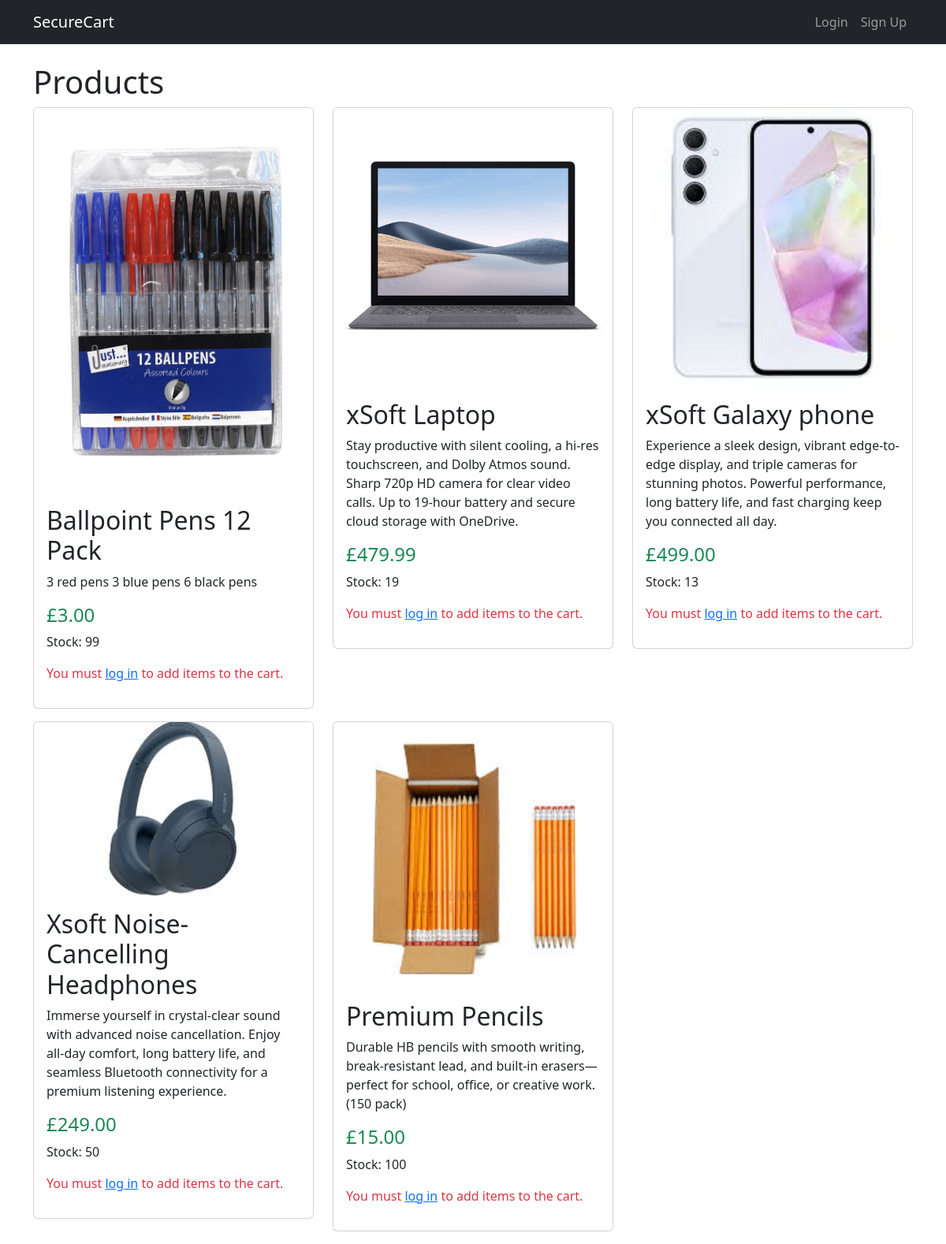
The page / on the database its author committed.
### shop/models.py (models this page shows, shortened)
class Product(models.Model):
    name = models.CharField(max_length=255)
    description = models.TextField()
    price = models.DecimalField(max_digits=10, decimal_places=2, verbose_name="Price (£)")
    stock = models.IntegerField()
    image = models.ImageField(upload_to='products/', blank=True, null=True)

### shop/views.py (the view)
# urls.py: path('', views.product_list, name='product_list'), #products on homepage
def product_list(request):
    products = Product.objects.all() #Ensure this fetches all products
    return render(request, 'shop/product_list.html', {'products': products})

### shop/templates/shop/product_list.html
{% extends 'shop/base.html' %}
{% block content %}
<h1>Products</h1>
<div class="row">
    {% for product in products %}
        <div class="col-md-4">
            <div class="card mb-3">
                {% if product.image %}
                    <img src="{{ product.image.url }}" class="card-img-top" alt="{{ product.name }}">
                {% endif %}
                <div class="card-body">
                    <h2 class="card-title">{{ product.name }}</h2>
                    <p class="card-text">{{ product.description }}</p>
                    <h4 class="text-success">£{{ product.price }}</h4>
                    <p>Stock: {{ product.stock }}</p>
                    {% if user.is_authenticated %}
                        <a href="{% url 'add_to_cart' product.id %}" class="btn btn-primary">Add to Cart</a>
                    {% else %}
                        <p class="text-danger">You must <a href="{% url 'login' %}">log in</a> to add items to the cart.</p>
                    {% endif %}
                </div>
            </div>
        </div>
    {% empty %}
        <p>No products available.</p>
    {% endfor %}
</div>
{% endblock %}

### shop/templates/shop/base.html (shortened to what this page needs)
<!DOCTYPE html>
<html lang="en">
<head>
    <link rel="stylesheet" href="https://cdn.jsdelivr.net/npm/bootstrap@5.3.0/dist/css/bootstrap.min.css">
</head>
<body>
    <nav class="navbar navbar-expand-lg navbar-dark bg-dark">
        <div class="container">
            <a class="navbar-brand" href="{% url 'product_list' %}">SecureCart</a>
            <div class="collapse navbar-collapse">
                <ul class="navbar-nav ms-auto">
                    {% if user.is_authenticated %}
                        <li class="nav-item">
                            <span class="nav-link">Balance: £{{ user.balance }}</span>
                        </li>
                        <li class="nav-item"><a class="nav-link" href="{% url 'cart' %}">Cart</a></li>
                        <li class="nav-item">
                            <form method="post" action="{% url 'logout' %}">
                                {% csrf_token %}
                                <button type="submit" class="btn btn-link nav-link" style="border: none; background: none; cursor: pointer;">
                                    Logout
                                </button>
                            </form>
                        </li>
                    {% else %}
                        <li class="nav-item"><a class="nav-link" href="{% url 'login' %}">Login</a></li>
                        <li class="nav-item"><a class="nav-link" href="{% url 'signup' %}">Sign Up</a></li>
                    {% endif %}
                </ul>
            </div>
        </div>
    </nav>
    <div class="container mt-4">
        {% block content %}{% endblock %}
    </div>
</body>
</html>

### rows shown on the page
Product: image (picture), name "Ballpoint Pens 12 Pack", description "3 red pens 3 blue pens 6 black pens", price "3.00", stock "99"
Product: image (picture), name "xSoft Laptop", description "Stay productive with silent cooling, a hi-res touchscreen, and Dolby Atmos sound. Sharp 720p HD camera for clear video calls. Up to 19-hour battery and secure cloud storage with OneDrive.", price "479.99", stock "19"
Product: image (picture), name "xSoft Galaxy phone", description "Experience a sleek design, vibrant edge-to-edge display, and triple cameras for stunning photos. Powerful performance, long battery life, and fast charging keep you connected all day.", price "499.00", stock "13"
Product: image (picture), name "Xsoft Noise-Cancelling Headphones", description "Immerse yourself in crystal-clear sound with advanced noise cancellation. Enjoy all-day comfort, long battery life, and seamless Bluetooth connectivity for a premium listening experience.", price "249.00", stock "50"
Product: image (picture), name "Premium Pencils", description "Durable HB pencils with smooth writing, break-resistant lead, and built-in erasers—perfect for school, office, or creative work. (150 pack)", price "15.00", stock "100"
